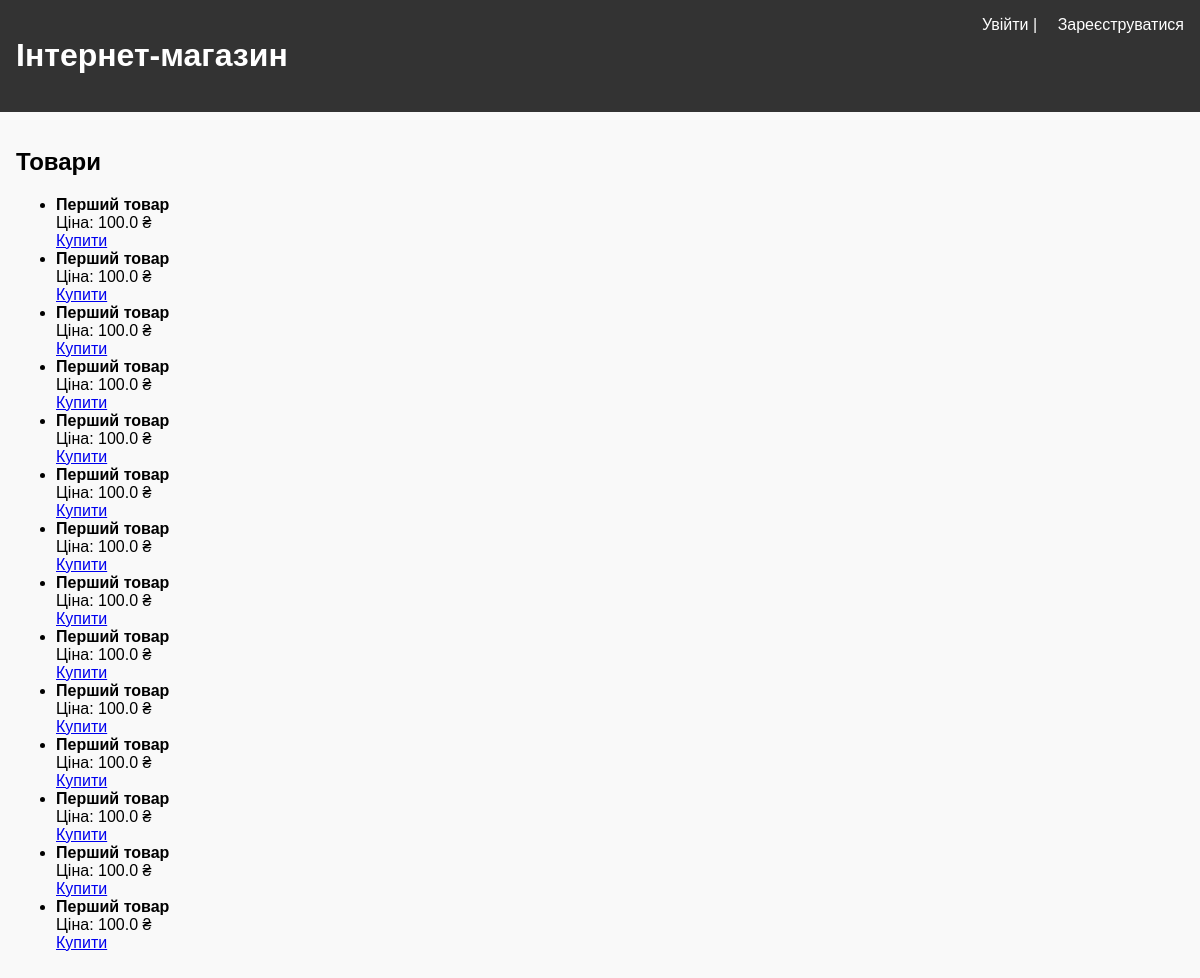
The page / on the database its author committed.
### models.py (models this page shows)
class Product(db.Model):
    id = db.Column(db.Integer, primary_key=True)
    name = db.Column(db.String(100), nullable=False)
    price = db.Column(db.Float, nullable=False)
    payment_url = db.Column(db.String(255), nullable=True)  # WayForPay URL
    purchases = db.relationship('Purchase', backref='product', lazy=True)

### app.py (the view)
@app.route('/')
def index():
    products = Product.query.all()
    user = None
    if 'user_id' in session:
        user = User.query.get(session['user_id'])
    return render_template('index.html', products=products, user=user)

### templates/index.html (shortened to what this page needs)
<!DOCTYPE html>
<html lang="uk">
<head>
    <link rel="stylesheet" href="{{ url_for('static', filename='style.css') }}">
</head>
<body>
    <header>
        <h1>Інтернет-магазин</h1>
        <nav>
            {% if user %}
                <span>Вітаємо, {{ user.username }}!</span> |
                <a href="{{ url_for('profile') }}">Профіль</a> |
                <a href="{{ url_for('logout') }}">Вийти</a>
                <br><small>Баланс: {{ user.balance }} ₴</small>
            {% else %}
                <a href="{{ url_for('login') }}">Увійти</a> |
                <a href="{{ url_for('register') }}">Зареєструватися</a>
            {% endif %}
        </nav>
    </header>
    <main>
        <h2>Товари</h2>
        {% if products %}
            <ul class="product-list">
                {% for product in products %}
                    <li class="product-item">
                        <strong>{{ product.name }}</strong><br>
                        Ціна: {{ product.price }} ₴<br>
                        {% if product.payment_url %}
                            <a href="/buy/{{ product.id }}" class="buy-button">Купити</a>
                        {% else %}
                            <em>Недоступно</em>
                        {% endif %}
                    </li>
                {% endfor %}
            </ul>
        {% else %}
            <p>Товарів немає.</p>
        {% endif %}
    </main>
</body>
</html>

### static/style.css (style rules this page uses)
body { font-family: Arial, sans-serif; margin: 0; padding: 0; background: #f9f9f9; }
header { background: #333; color: white; padding: 1em; display: flex; justify-content: space-between; }
nav a { color: white; margin-left: 1em; text-decoration: none; }
main { padding: 1em; }

### rows shown on the page
Product: name "Перший товар", price "100.0"
Product: name "Перший товар", price "100.0"
Product: name "Перший товар", price "100.0"
Product: name "Перший товар", price "100.0"
Product: name "Перший товар", price "100.0"
Product: name "Перший товар", price "100.0"
Product: name "Перший товар", price "100.0"
Product: name "Перший товар", price "100.0"
Product: name "Перший товар", price "100.0"
Product: name "Перший товар", price "100.0"
Product: name "Перший товар", price "100.0"
Product: name "Перший товар", price "100.0"
Product: name "Перший товар", price "100.0"
Product: name "Перший товар", price "100.0"
